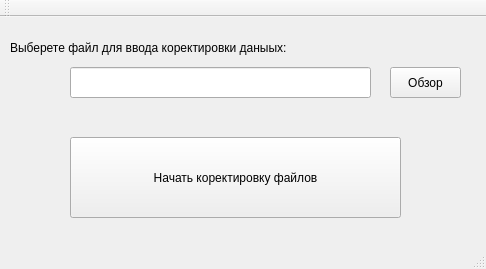
<?xml version="1.0" encoding="UTF-8"?>
<ui version="4.0">
 <class>MainWindow</class>
 <widget class="QMainWindow" name="MainWindow">
  <property name="geometry">
   <rect>
    <x>0</x>
    <y>0</y>
    <width>486</width>
    <height>269</height>
   </rect>
  </property>
  <property name="windowTitle">
   <string>MainWindow</string>
  </property>
  <widget class="QWidget" name="centralWidget">
   <widget class="QPushButton" name="pushButton">
    <property name="geometry">
     <rect>
      <x>70</x>
      <y>120</y>
      <width>331</width>
      <height>81</height>
     </rect>
    </property>
    <property name="text">
     <string>Начать коректировку файлов</string>
    </property>
   </widget>
   <widget class="QPushButton" name="pushButton_fileSearch">
    <property name="geometry">
     <rect>
      <x>390</x>
      <y>50</y>
      <width>71</width>
      <height>31</height>
     </rect>
    </property>
    <property name="text">
     <string>Обзор</string>
    </property>
   </widget>
   <widget class="QLabel" name="label">
    <property name="geometry">
     <rect>
      <x>10</x>
      <y>20</y>
      <width>311</width>
      <height>21</height>
     </rect>
    </property>
    <property name="text">
     <string>Выберете файл для ввода коректировки даныых:</string>
    </property>
   </widget>
   <widget class="QLineEdit" name="lineEdit_pathToFile">
    <property name="geometry">
     <rect>
      <x>70</x>
      <y>50</y>
      <width>301</width>
      <height>31</height>
     </rect>
    </property>
   </widget>
  </widget>
  <widget class="QMenuBar" name="menuBar">
   <property name="geometry">
    <rect>
     <x>0</x>
     <y>0</y>
     <width>486</width>
     <height>21</height>
    </rect>
   </property>
  </widget>
  <widget class="QToolBar" name="mainToolBar">
   <attribute name="toolBarArea">
    <enum>TopToolBarArea</enum>
   </attribute>
   <attribute name="toolBarBreak">
    <bool>false</bool>
   </attribute>
  </widget>
  <widget class="QStatusBar" name="statusBar"/>
 </widget>
 <layoutdefault spacing="6" margin="11"/>
 <resources/>
 <connections/>
</ui>
